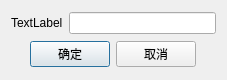
<?xml version="1.0" encoding="UTF-8"?>
<ui version="4.0">
 <class>UserDefDialog</class>
 <widget class="QDialog" name="UserDefDialog">
  <property name="geometry">
   <rect>
    <x>0</x>
    <y>0</y>
    <width>227</width>
    <height>80</height>
   </rect>
  </property>
  <property name="windowTitle">
   <string>用户定义变量</string>
  </property>
  <layout class="QVBoxLayout" name="verticalLayout">
   <item>
    <layout class="QHBoxLayout" name="horizontalLayout">
     <item>
      <widget class="QLabel" name="label">
       <property name="text">
        <string>TextLabel</string>
       </property>
      </widget>
     </item>
     <item>
      <widget class="QLineEdit" name="lineEdit"/>
     </item>
    </layout>
   </item>
   <item>
    <layout class="QHBoxLayout" name="horizontalLayout_2">
     <item>
      <spacer name="horizontalSpacer">
       <property name="orientation">
        <enum>Qt::Horizontal</enum>
       </property>
       <property name="sizeHint" stdset="0">
        <size>
         <width>40</width>
         <height>20</height>
        </size>
       </property>
      </spacer>
     </item>
     <item>
      <widget class="QPushButton" name="pushButton">
       <property name="text">
        <string>确定</string>
       </property>
      </widget>
     </item>
     <item>
      <widget class="QPushButton" name="pushButton_2">
       <property name="text">
        <string>取消</string>
       </property>
      </widget>
     </item>
     <item>
      <spacer name="horizontalSpacer_2">
       <property name="orientation">
        <enum>Qt::Horizontal</enum>
       </property>
       <property name="sizeHint" stdset="0">
        <size>
         <width>40</width>
         <height>20</height>
        </size>
       </property>
      </spacer>
     </item>
    </layout>
   </item>
  </layout>
 </widget>
 <layoutdefault spacing="6" margin="11"/>
 <resources/>
 <connections/>
</ui>
